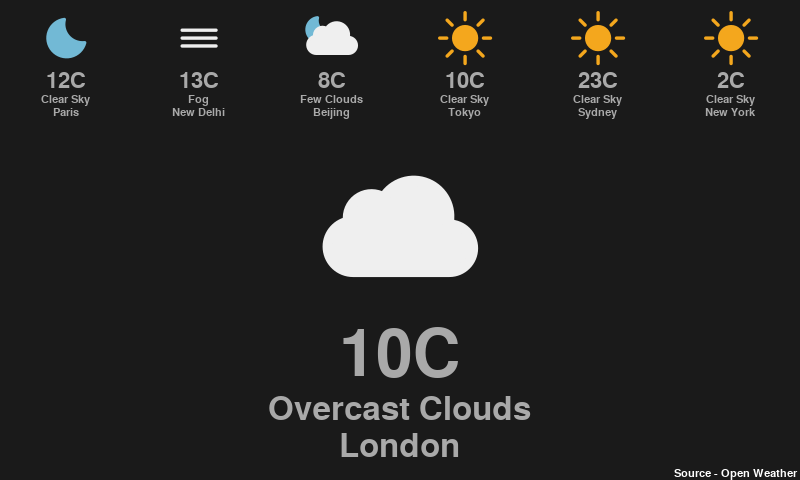

Here is the Python script that generated this plot:
#!/usr/bin/python3
#
#-- py-weather.py
#
#   Displays weather using the OPEN Weather API.
#
#   Requires:           python3, python3-tz, python3-pygame, 
#                       python3-cairosvg 
#
#   This program is free software: you can redistribute it and/or modify it
#   under  the terms of the GNU General Public License as published by  the
#   Free Software Foundation, either version 3 of the License, or (at  your
#   option) any later version.
#
#   This  program is distributed in the hope that it will  be  useful,  but
#   WITHOUT   ANY   WARRANTY;   without even  the   implied   warranty   of
#   MERCHANTABILITY  or  FITNESS  FOR A PARTICULAR  PURPOSE.  See  the  GNU
#   General Public License for more details.
#
#   You should have received a copy of the GNU General Public License along
#   with this program.  If not, see <http://www.gnu.org/licenses/>. 
#
#   10 Feb 18   0.1   - Initial version - MT
#                     - Creates a separate weather object for each location
#                       specified on the command line - MT
#                     - Checks that the weather data could be obtained  for
#                       the specified location before adding weather object
#                       to the list of weather objects - MT 
#   14 Oct 18         - Added  a method to display a summary of the weather
#                       conditions (instead of just printing the data) - MT
#                     - Now encodes spaces in location names in URLs (which
#                       allows place names to contain spaces) - MT 
#                     - Updated  help text to show how to include the state
#                       and country code of a city in a location if this is 
#                       needed to unambiguously specify the location - MT
#   10 Feb 21         - Removed  custom  event handlers.  Instead uses  the
#                       standard  exception handling to trap  any  keyboard
#                       interupts (and errors) - MT
#   11 Feb 21   0.2   - Added  a graphical display using pygame to  display 
#                       the  current  weather conditions at  each  location
#                       an  image, selected using the icon name returned by
#                       the open weather API - MT
#                     - Rather  than updating the icons and  then  sleeping
#                       for 15 munutes the icon are updated once and before
#                       being redrawn in the loop, which allows the program
#                       to respond to events in a timely manner - MT
#                     - Now  uses the weather codes to  generate the  icons
#                       which gives a much better match between the weather
#                       conditions and the icon used - MT
#   16 Feb 21         - Can now resize the images (this needs bit of a fudge  - MT
#                     - Removed  the word 'Intensity' from the  description
#                       of the weather conditions if present ('Heavy  Rain'
#                       looks  better  than 'Heavy Intensity  Rain') - MT
#   20 Feb 21         - Adjusted the size of the icon to allow more text to
#                       be  displayed below the image.  (The graphic is now 
#                       only two thirds of the width of the icon) - MT
#                     - Height of the icon is determined automatically from
#                       it's width, which ensures there is enough space for
#                       the text below the graphic - MT 
#                     - Fixed  icon spacing so they are spaced  out  evenly
#                       over the full width of the display - MT
#                     - Ignores  any additional locations if there  is  not
#                       enough space on the display to display them - MT
#                     - Updating the size before drawing the icon means the
#                       width can be changed on the fly - MT
#

import io, sys, time, calendar
import xmltodict, urllib, json
import traceback
import pygame, cairosvg

NAME = "Weather Display"
VERSION = "0.2"

DISPLAY_SIZE = DISPLAY_WIDTH, DISPLAY_HEIGHT = (800, 480)
FPS = 60
INTERVAL = 900 # Update interval

BACKGROUND_COLOUR = 'grey10'
TEXT_COLOUR = 'white'
DARKTEXT_COLOUR = 'dark grey'


class weather(object):

  def __init__(self, _width, _location, _appid,_title = None):
    self.size = (self.width, self.height, ) = (_width, (_width + _width // 6))
    self.appid = _appid
    self.units = 'metric'
    self.location = _location
    self.description = ""
    self.status = 0 
    self.error = None
    self.update() # Get the current weather for the specified location
    
  def update(self): # Update Weather data.
    
    _URI = ('https://api.openweathermap.org/data/2.5/weather?units=' + 
           urllib.parse.quote(self.units) + '&mode=xml&q=' + urllib.parse.quote(self.location) + '&appid=' + urllib.parse.quote(self.appid ))

    self.status = 0 # Clear any current errors
    self.error = ''
    try: 
      _socket = urllib.request.urlopen(_URI)
      _data=_socket.read()
      _socket.close()
      self.weather = xmltodict.parse(_data) # Convert XML response to a python dictionary 
      self.description = self.weather['current']['weather']['@value'].title().replace('Intensity ', '')
      if _debug: 
        sys.stderr.write (self.weather['current']['city']['@name'] + "\n")
        sys.stderr.write (json.dumps(self.weather, indent=4) + "\n") # Dump dictionary as JSON.
      elif _verbose:
        self.list()
    except urllib.error.HTTPError as _Error:
      self.status = _Error.code
      if _Error.code == 404:
        sys.stderr.write ('Error : ' + str(_Error.code) + ' - ' + 'Location (' + _location + ') not found.')
        self.error = 'Location (' + _location + ') not found.'
      elif _Error.code == 401: 
        sys.stderr.write ('Error : ' + str(_Error.code) + ' - ' + 'Check your application ID is valid.')
        self.error = 'Check your application ID is valid.'
      else:
        sys.stderr.write ('Error : ' + str(_Error.code) + ' - ' + _Error.reason)
        self.error = str(_Error.reason)
      sys.stderr.write ('\n')
    except Exception:
      self.status = -1
      sys.stderr.write (traceback.format_exc())
      exit(self.status)

  def list(self): # Print Weather data.

    _output = 'Location : \t\t'
    _output += self.weather['current']['city']['@name'] + '\n'
    _output += 'Country : \t\t'
    _output += self.weather['current']['city']['country'] + '\n'
    _output += 'Lat/Long : \t\t'
    _output += '%+06.2f' % float(self.weather['current']['city']['coord']['@lat']) + ',' + '%+07.2f' % float(self.weather['current']['city']['coord']['@lon']) + '\n'
    _output += 'Sunrise : \t\t' 
    _output += time.strftime('%a %d %b %Y %I:%M %p %Z', time.localtime(calendar.timegm(time.strptime(self.weather['current']['city']['sun']['@rise'],'%Y-%m-%dT%H:%M:%S')))) + '\n'
    _output += 'Sunset : \t\t'
    _output += time.strftime('%a %d %b %Y %I:%M %p %Z', time.localtime(calendar.timegm(time.strptime(self.weather['current']['city']['sun']['@set'],'%Y-%m-%dT%H:%M:%S')))) + '\n\n'
    _output += 'Description: \t\t'
    _output += self.weather['current']['weather']['@value'].title() + '\n'
    _output += 'Temprature : \t\t'
    _output += '%0.f' % round(float(self.weather['current']['temperature']['@value'])) + ' C\n'
    _output += 'Humidity : \t\t'
    _output += '%d' % float(self.weather['current']['humidity']['@value']) + ' %\n'
    _output += 'Pressure : \t\t'
    _output += '%d' % (float(self.weather['current']['pressure']['@value'])) + ' mb/hPa\n'
    if not self.weather['current']['clouds'] is None: # Check cloud data is available
      _output += 'Cloud Cover : \t\t' + '%d' % (float(self.weather['current']['clouds']['@value'])) + ' % '
      _output += '(' + self.weather['current']['clouds']['@name'].title() + ')\n'
    if not self.weather['current']['wind']['speed'] is None: # Check wind speed data is available
      _output += 'Wind Speed : \t\t' + '%d' % (float(self.weather['current']['wind']['speed']['@value']) * 3.6) + ' km/h ' 
      _output += '(' + self.weather['current']['wind']['speed']['@name'].title() + ')\n'
    if not self.weather['current']['wind']['direction'] is None: # Check wind direction data is available
      _output += 'Wind Direction : \t' +  '%d' % float(self.weather['current']['wind']['direction']['@value']) + u'\xb0 ' 
      _output += '(' + self.weather['current']['wind']['direction']['@code'] + ')\n\n'
    _output += 'Updated : \t\t' + time.strftime('%a %d %b %Y %I:%M %p %Z', time.localtime(calendar.timegm(time.strptime(self.weather['current']['lastupdate']['@value' ],'%Y-%m-%dT%H:%M:%S')))) + '\n\n'
    sys.stderr.write (_output)

  def dump(self): # Print Weather data.
    sys.stderr.write (json.dumps(self.weather, indent=4) + "\n") # Dump dictionary as JSON.

  def draw(self, _surface, _position): 

    def __load_svg(filename, _width):
      _svg = cairosvg.svg2svg(url = filename, dpi = (96 / (_width / 64))) # Convert svg to svg changing DPI to resize the image
      _bytes = cairosvg.svg2png(_svg)
      byte_io = io.BytesIO(_bytes)
      return pygame.image.load(byte_io)

    self.size = (self.width, self.height, ) = (self.width, (self.width + self.width // 6)) # Update size from width
    _buffer = pygame.Surface((self.width, self.height))
    _buffer.fill(pygame.Color(BACKGROUND_COLOUR))
    #_buffer.set_colorkey(pygame.Color(BACKGROUND_COLOUR))  # Background colour will not be blit.

    _image = __load_svg('./img/' + self.weather['current']['weather']['@icon'] + '.svg', self.width * 0.752)
    _left = (self.width - _image.get_width()) // 2
    _top = 0
    _buffer.blit(_image, (_left , _top - self.width // 16)) # Shifting the image up a little is a bit of a fudge but it looks better!
    
    _top = self.width // 24 * 15 # Use the icon height to work out how far to move down before displaying the temprature
    _font=pygame.font.Font(None, self.width // 3 ) # Display temprature in a font half the size of the weather symbol
    #_image = _font.render('%.1f' % round(float(self.weather['current']['temperature']['@value'])) + u'\u2103', True, pygame.Color(DARKTEXT_COLOUR)) # Display temprature using unicode symbol \u2103 for degrees C or \u2109 for degrees F
    _image = _font.render('%.0f' % round(float(self.weather['current']['temperature']['@value'])) + 'C', True, pygame.Color(DARKTEXT_COLOUR)) # Display temprature in C
    _left = (self.width - _image.get_width()) // 2
    _buffer.blit(_image, (_left , _top))
    
    _top += _image.get_height() # Use the previous image height to work out how far to move down before displaying the humidity
    _font=pygame.font.Font(None, self.width // 6 ) # Display humidity in a font a quarter of the height of the icon

    if _humidity :
      _image = _font.render(u'(' + ('%d' % float(self.weather['current']['humidity']['@value'])) + u'%)', True, pygame.Color(DARKTEXT_COLOUR)) # Display humidity
    else:
      _image = _font.render(self.weather['current']['weather']['@value'].title().replace('Intensity ', ''), True, pygame.Color(DARKTEXT_COLOUR)) # Display description
    _left = (self.width - _image.get_width()) // 2
    _buffer.blit(_image, (_left , _top))

    _top += _image.get_height() # Use the previous image height to work out how far to move down before displaying the location name
    _font=pygame.font.Font(None, self.width // 6 ) # Display location name in a font a quarter of the height of the icon
    
    _image = _font.render(self.weather['current']['city']['@name'], True, pygame.Color(DARKTEXT_COLOUR))
    _left = (self.width - _image.get_width()) // 2
    _buffer.blit(_image, (_left , _top))

    _surface.blit(_buffer, _position)
    del _buffer
  
if __name__ == '__main__': 
  
  def _about():
    sys.stdout.write(
      "Usage: " + sys.argv[0] + " [LOCATION]...\n" +
      "Display weather conditions at LOCATION(s).\n" + "\n" +
      "      --appid <key>        specify the API key \n" +
      "  -?, --help               display this help and exit\n" +
      "      --version            output version information and exit\n" +
      "      --debug              dump raw data as JSON\n" +
      "\nExample:\n" +
      "  " + os.path.basename(sys.argv[0]) + " London display weather in London.\n")
    raise SystemExit
    
  def _version():
    sys.stdout.write(os.path.basename(sys.argv[0]) + " " + str(VERSION) +"\n"
      "License GPLv3+: GNU GPL version 3 or later <http://gnu.org/licenses/gpl.html>.\n"
      "This is free software: you are free to change and redistribute it.\n"
      "There is NO WARRANTY, to the extent permitted by law.\n")
    raise SystemExit
    
  def _error(_error):
    sys.stderr.write(os.path.basename(sys.argv[0]) + ": " + _error + "\n")
    raise SystemExit

  def _scan():
    event = pygame.event.poll() # Will return NOEVENT if there are no events in the queue.
    if event.type == pygame.QUIT:
      pygame.quit()
      sys.exit()
    elif event.type == pygame.KEYDOWN:
      if event.key == pygame.K_ESCAPE:
        pygame.quit()
        sys.exit()
      elif event.key == pygame.K_SPACE:
        return False
    elif event.type == pygame.MOUSEBUTTONUP:
      #sys.stderr.write (str(pygame.mouse.get_pos()) + '\n')
      return False
    elif event.type == pygame.MOUSEBUTTONDOWN:
      #sys.stderr.write (str(pygame.mouse.get_pos()) + '\n')
      pass
    return True

  try:      
    _debug = False
    _verbose = False
    _humidity = False

    _locations = []
    _count = 1
    _appid = ""
    while _count < len(sys.argv):
      _arg = sys.argv [_count]
      if _arg[:1] == "-" and len(_arg) > 1:
        if _arg in ["--help", "-?"]:
          _about()
        elif _arg in "--version":
          _version()
        elif _arg in "--verbose":
          _verbose = True
        elif _arg in ["--debug"]:
          _debug = True
        elif _arg in ["--humidity"]:
          _humidity = True
        elif _arg in "--appid":
          if _count < len(sys.argv):
            if sys.argv[_count + 1][:1] != "-":
              _appid = sys.argv[_count + 1]
              _count += 1
        else:
          if _arg[:2] == "--":
            _error ("unrecognized option -- '" + (_arg[1:] + "'"))
          else:
            _error ("invalid option -- '" + (_arg[1:] + "'"))
      else:
        _locations.append(_arg)
      _count += 1

    if _appid == "":
      _error ("APPID not specified")

    _weather = []

    for _location in _locations[:1]:
      _item = weather(288, _location, _appid) # Get the weather for the location (left, top, width, height)
      if not _item.status: # Only add it to the list of weather results if successful
        _weather.append(_item) 

    for _location in _locations[1:]:
      _item = weather(96, _location, _appid) # Get the weather for the location (left, top, width, height)
      if not _item.status: # Only add it to the list of weather results if successful
        if len(_weather) < 2: # Two icons should be no problem but 
          _weather.append(_item) 
        elif ((DISPLAY_SIZE)[0] // len(_weather) > 96): # check there is space for the icons before adding any more.
          _weather.append(_item) 
     
    pygame.init() 
    pygame.font.init()
    pygame.mouse.set_visible(False)

    _icon = pygame.Surface((32, 32)) # Create a blank icon (32 x 32) for the window
    _icon.fill(pygame.Color('black')) 
    _icon.set_colorkey(pygame.Color('black')) # Make it compleatly transparent
    pygame.display.set_icon(_icon) # Set it as the window's icon (or rather don't display an icon at all)
    pygame.display.set_caption(NAME) # Set window caption  

    _screen = pygame.display.set_mode((DISPLAY_SIZE))
    _screen.fill(pygame.Color('black'))
    _background = pygame.Surface((DISPLAY_SIZE)) # Create a drawing surface for the background    
    _background.fill(pygame.Color(BACKGROUND_COLOUR))
      
    _font=pygame.font.Font(None, 16)
    _logo = _font.render("Source - Open Weather", True, pygame.Color(TEXT_COLOUR))

    _now = time.time()
    _time = (_now - _now % INTERVAL) + INTERVAL
    
    while _scan(): # Wait for an event.

      _screen.blit(_background, (0, 0)) # Redrawing the background every time the display is updated fixes the transparency issue 
      _screen.blit(_logo, (_screen.get_width() -_logo.get_width() - 2, _screen.get_height() - _logo.get_height())) # Display the logo

      if len(_weather) > 0:
        _offset = _screen.get_width() // 2
        for _item in _weather[:1]: # Draw the first icon
          _item.width = 288
          _item.draw(_screen, (_offset - (_item.width // 2), 136))

        if len(_weather) > 1:
          _offset = (_screen.get_width() // (len(_weather) - 1)) // 2
          for _item in _weather[1:]: # Draw the icons
            _item.width = 96
            _item.draw(_screen, ((_offset - _item.width // 2), 8))        
            _offset += _screen.get_width() // (len(_weather) - 1)
          
      _now = time.time()
      
      if _time -_now <= 0:
        _time = (_now - _now % INTERVAL) + INTERVAL
        for _item in _weather: # Update the weather
          _item.update()

      pygame.display.flip()
      pygame.time.Clock().tick(FPS)

  except KeyboardInterrupt: # Ctrl-C
    pass
  except Exception: # Catch all other errors - otherwise the script will just fail silently!
    sys.stderr.write (traceback.format_exc())
    exit(1)

  exit(0)
